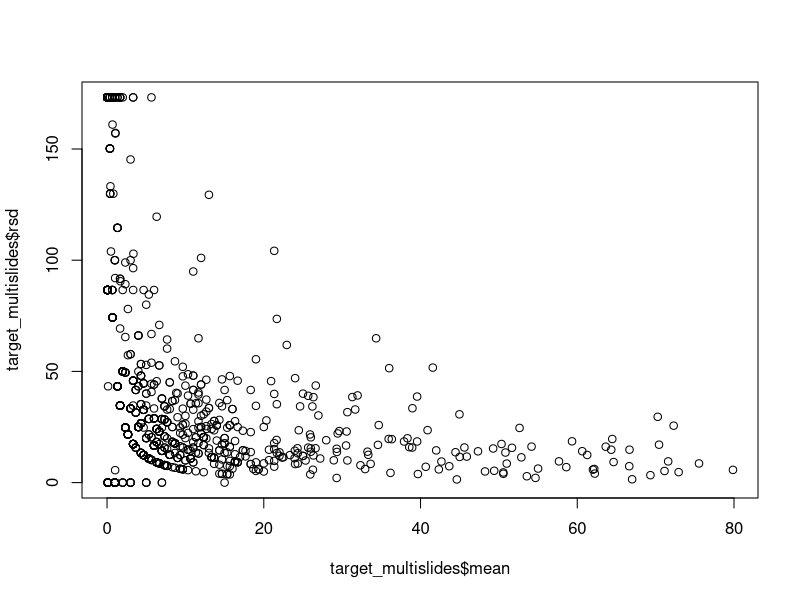
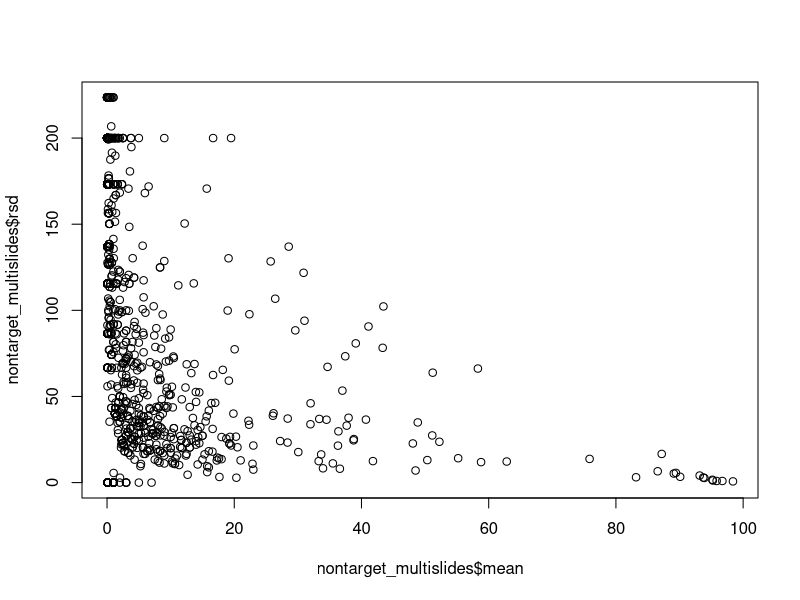

Generate these figures, in order, with R: (Note: this script raises an error after producing the figures.)
#### Processing microscopy data
### Jordan Zabrecky
## last edited 05.05.2026

# This code processes microscopy data from the EDI data release 
# (averaging across slides and evaluting rsd), remove non-algal portion of sample,
# and recalculates relative abundance without that portion

#### (1) Loading in libraries & data ####

# loading libraries
lapply(c("tidyverse", "lubridate"), require, character.only = T)

# read in microscopy data
target <- read.csv("./data/EDI_data_package/microscopy_target_samples.csv")
nontarget <- read.csv("./data/EDI_data_package/microscopy_non_target_samples.csv")

#### (2) Analyzing microscopy data (w/ multiple slides) ####

## (a) target samples

# look at average, sd, & rsd for each taxa across slides
target_multislides <- target %>% 
  filter(slide_rep != "Final") %>% 
  pivot_longer(microcoleus:ncol(.), names_to = "taxa", values_to = "percent") %>% 
  dplyr::group_by(taxa, site_reach, field_date, sample_type) %>% 
  dplyr::summarize(mean = mean(percent),
                   sd = sd(percent),
                   rsd = (sd * 100) / mean) %>% 
  ungroup()
view(target_multislides) # the highest are all samples where one slide had 0.1% cover
mean(target_multislides$rsd, na.rm = TRUE) # 44.3% high but let's look at taxa 
                                           # that have >5% mean cover
plot(target_multislides$mean, target_multislides$rsd)
# yup, samples with a higher mean have a lower rsd

# looking at taxa that have >5% mean cover
target_multislides_sub <- target_multislides %>% 
  filter(mean > 5)
view(target_multislides_sub)
mean(target_multislides_sub$rsd) # 21.7% high but better

# pivot back wider to join back into processed
target_multislides_wider <- target_multislides %>% 
  select(!(sd:rsd)) %>% 
  pivot_wider(names_from = "taxa", values_from = "mean")

# for data that were already averaged across three slides,
# we need to match it up to the processed data frame
target_processed <- target %>% 
  filter(slide_rep == "Final") %>% 
  select(!(slide_rep:method)) # remove columns we don't need

# match up column order
target_processed <- target_processed[,colnames(target_multislides_wider)]

# rbind to join dataframes
target_processed <- rbind(target_processed, target_multislides_wider)

## (b) non-target samples

# look at average, sd, & rsd for each taxa across slides
# no samples here are averaged over as indicated by "Final"
nontarget_multislides <- nontarget %>% 
  pivot_longer(non_algal:ncol(.), names_to = "taxa", values_to = "percent") %>% 
  dplyr::group_by(taxa, site_reach, field_date, sample_type) %>% 
  dplyr::summarize(mean = mean(percent),
                   sd = sd(percent),
                   rsd = (sd * 100) / mean) %>% 
  ungroup()
view(nontarget_multislides) # the highest are all samples where one slide had 0.1% cover
mean(nontarget_multislides$rsd, na.rm = TRUE) # 97.6% high but let's look at taxa 
                                              # that have >5% mean cover
plot(nontarget_multislides$mean, nontarget_multislides$rsd)
# less strong of a relationship with non-target samples

# looking at taxa that have >5% mean cover
nontarget_multislides_sub <- nontarget_multislides %>% 
  filter(mean > 5)
view(nontarget_multislides_sub)
mean(nontarget_multislides_sub$rsd) # 42.8% high but better

# pivot back wider to join with anatoxin and environmental data
nt_processed <- nontarget_multislides %>% 
  select(!(sd:rsd)) %>% 
  pivot_wider(names_from = "taxa", values_from = "mean") 

# confirm that everything sums up to 100
check_nt <- which(rowSums(nt_processed[4:ncol(nt_processed)]) != 100)
check_t <- which(rowSums(target_processed[4:ncol(target_processed)]) != 100)

# check these values- maybe slight variations in float?
# like minor issues when averaging such small decimals across multiple slides
rowSums(target_processed[4:ncol(target_processed)])[check_t] # is 100
rowSums(nt_processed[4:ncol(nt_processed)])[check_nt] # all are 100

#### (3) Remove non-algal portion from relative abundance & recalculate ####

# function to remove non-algal portion and recalculate
remove_non_algal <- function(df) {
  # remove non-algal portion
  temp_df <- df %>% 
    select(!non_algal)
  
  # calculate total percent abundance of algal portion
  temp_df$total_algal_percent <- rowSums(temp_df[c(4:ncol(temp_df))]) # hard-coded; always have 4 info columns
  
  
  # pivot longer for easy re-calculation and then pivot back wider
  final_df <- temp_df %>% 
    relocate(total_algal_percent, .after = sample_type) %>%  # quick reorganization
    pivot_longer(cols = c(5:ncol(temp_df)), values_to = "old_percent", names_to = "taxa") %>% 
    mutate(new_percent = (old_percent / total_algal_percent) * 100) %>% 
    select(!c(old_percent, total_algal_percent)) %>% 
    pivot_wider(names_from = "taxa", values_from = "new_percent")
  
  # return final dataframe
  return(final_df)
}

# apply function to dataframes
nt_processed2 <- remove_non_algal(nt_processed)
target_processed2 <- remove_non_algal(target_processed)

# double check that all recalculated taxa columns sum to 100!
check_nt2 <- which(rowSums(nt_processed2[4:ncol(nt_processed2)]) != 100)
check_t2 <- which(rowSums(target_processed2[4:ncol(target_processed2)]) != 100)

# check these values- again likely minor decimal issues 
# as computers are bad at dealing with small numbers
rowSums(target_processed2[4:ncol(target_processed2)])[check_t2] # all are 100
rowSums(nt_processed2[4:ncol(nt_processed2)])[check_nt2] # all are 100

#### (3) Final edits ####

# separate out TAC and TM 
tm_processed2 <- target_processed2 %>% 
 filter(sample_type == "TM")
tac_processed2 <- target_processed2 %>% 
  filter(sample_type == "TAC")

# change label on 9/8/2022 sample to 9/6/2022
# (substitute technician accidentally took 2022-09-06 with different methods, not in this dataset)
tm_processed2$field_date[which(tm_processed2$field_date == "2022-09-08")] <- "2022-09-06"

# put all processed data into a list
processed <- list(tm_processed2, tac_processed2, nt_processed2)
names(processed) <- c("tm", "tac", "nt")

# make a column for the site name
processed <- lapply(processed, function(x) x %>% 
                      mutate(site = case_when(grepl("RUS", site_reach) ~ "RUS",
                                              grepl("SFE-M", site_reach) ~ "SFE-M",
                                              grepl("SAL", site_reach) ~ "SAL",
                                              grepl("SFE-SH", site_reach) ~ "SFE-SH")) %>% 
                      relocate(site, .before = "site_reach"))

# saving csv's
path <- paste(getwd(), "/data/morphological/", sep = "")
lapply(names(processed), function(x) write.csv(processed[[x]], file = paste(path, x, "_algalonly.csv", 
                                                                              sep = ""), row.names = FALSE))
